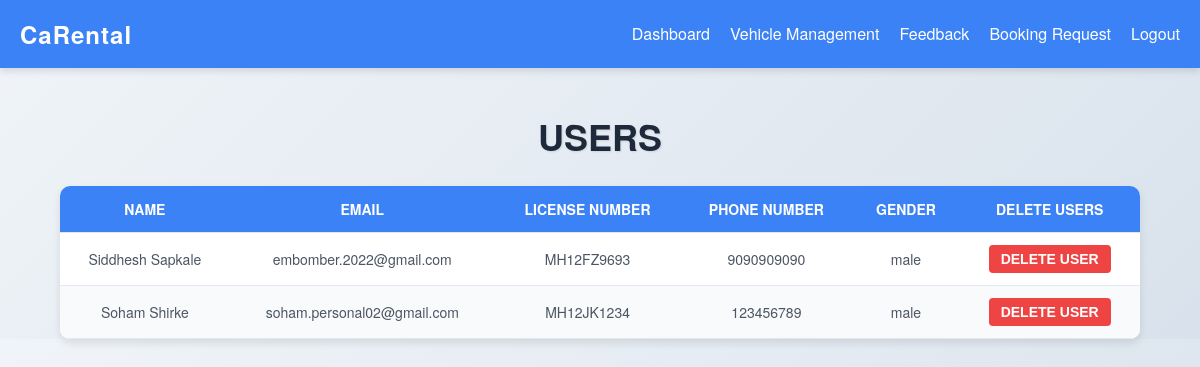
Page /adminusers.php (signed in) on the committed database.
### tables this page shows
CREATE TABLE `users` (
  `FNAME` varchar(255) NOT NULL,
  `LNAME` varchar(255) NOT NULL,
  `EMAIL` varchar(255) NOT NULL,
  `LIC_NUM` varchar(255) NOT NULL,
  `PHONE_NUMBER` bigint(11) NOT NULL,
  `PASSWORD` varchar(255) NOT NULL,
  `GENDER` varchar(255) NOT NULL
);

### adminusers.php (the view, shortened to what this page needs)
<!DOCTYPE html>
<html lang="en">
<head>
    <link rel="stylesheet" href="css/advehicel.css">
</head>
<body>
    <?php
    require_once('connection.php');
    $query = "SELECT * FROM users";
    $queryy = mysqli_query($con, $query);
    ?>
    <div class="hai">
        <div class="navbar">
            <div class="icon">
                <h2 class="logo">CaRental</h2>
            </div>
            <div class="menu">
                <ul>
                    <li><a href="admindash.php"> Dashboard</a></li>
                    <li><a href="adminvehicle.php"> Vehicle Management</a></li>
                    <li><a href="feed.php">Feedback</a></li>
                    <li><a href="adminbook.php">Booking Request</a></li>
                    <li><a href="index.php">Logout</a></button></li>
                </ul>
            </div>
        </div>
    </div>
    <h1 class="header">USERS</h1>
    <div>
        <table class="content-table">
            <thead>
                <tr>
                    <th>NAME</th>
                    <th>EMAIL</th>
                    <th>LICENSE NUMBER</th>
                    <th>PHONE NUMBER</th>
                    <th>GENDER</th>
                    <th>DELETE USERS</th>
                </tr>
            </thead>
            <tbody>
                <?php while ($res = mysqli_fetch_array($queryy)) { ?>
                    <tr class="active-row">
                        <td><?php echo $res['FNAME'] . " " . $res['LNAME']; ?></td>
                        <td><?php echo $res['EMAIL']; ?></td>
                        <td><?php echo $res['LIC_NUM']; ?></td>
                        <td><?php echo $res['PHONE_NUMBER']; ?></td>
                        <td><?php echo $res['GENDER']; ?></td>
                        <td><button class="but"><a href="deleteuser.php?id=<?php echo $res['EMAIL']; ?>">DELETE
                                    USER</a></button></td>
                    </tr>
                <?php } ?>
            </tbody>
        </table>
    </div>
</body>
</html>

### css/advehicel.css (style rules this page uses)
* { margin: 0; padding: 0; box-sizing: border-box; }
body { font-family: "Helvetica Neue", Arial, sans-serif; background: linear-gradient(135deg, #f0f4f8, #d9e2ec); color: #1e293b; line-height: 1.6; }
.navbar { background: #3b82f6; padding: 15px 20px; display: flex; justify-content: space-between; align-items: center; color: #ffffff; box-shadow: 0 4px 6px rgba(0, 0, 0, 0.1); }
.navbar .logo { font-size: 24px; font-weight: bold; letter-spacing: 1px; }
.navbar .menu ul { list-style: none; display: flex; gap: 20px; }
.navbar .menu ul li a { text-decoration: none; color: #ffffff; font-size: 16px; transition: color 0.3s ease; }
.header { text-align: center; margin: 40px 0 20px; font-size: 36px; font-weight: bold; color: #1e293b; text-shadow: 1px 1px 2px rgba(0, 0, 0, 0.1); }
.content-table { width: 90%; margin: 0 auto; border-collapse: collapse; background: #ffffff; border-radius: 10px; overflow: hidden; box-shadow: 0 4px 8px rgba(0, 0, 0, 0.1); }
.content-table th, .content-table td { padding: 12px 15px; text-align: center; border-bottom: 1px solid #e2e8f0; }
.content-table thead th { background-color: #3b82f6; color: #ffffff; text-transform: uppercase; font-size: 14px; font-weight: 700; }
.content-table tbody tr:nth-child(even) { background-color: #f9fafb; }
.content-table tbody td { font-size: 14px; color: #4b5563; }
.content-table .but { padding: 6px 12px; background: #ef4444; color: #ffffff; border: none; border-radius: 4px; font-size: 14px; font-weight: bold; cursor: pointer; transition: background 0.3s ease; }
.content-table .but a { text-decoration: none; color: inherit; }

### rows in the picture
users: FNAME "Siddhesh", LNAME "Sapkale", EMAIL "embomber.2022@gmail.com", LIC_NUM "MH12FZ9693", PHONE_NUMBER "9090909090", GENDER "male"
users: FNAME "Soham", LNAME "Shirke", EMAIL "soham.personal02@gmail.com", LIC_NUM "MH12JK1234", PHONE_NUMBER "123456789", GENDER "male"
